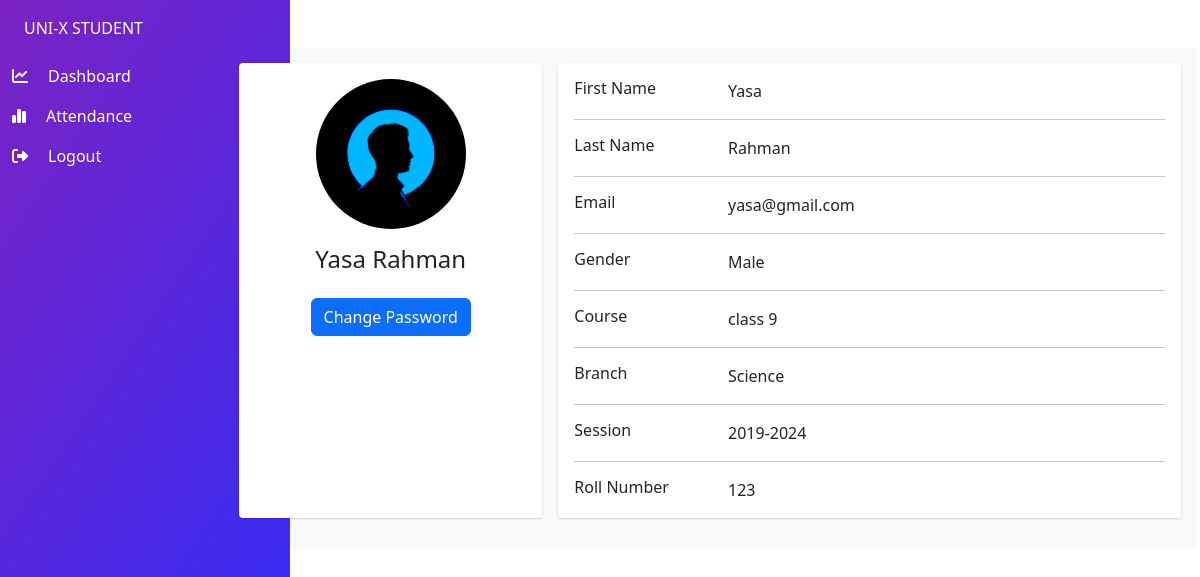
/student/dashboard/ (signed in), run on an earlier commit of the app's database.
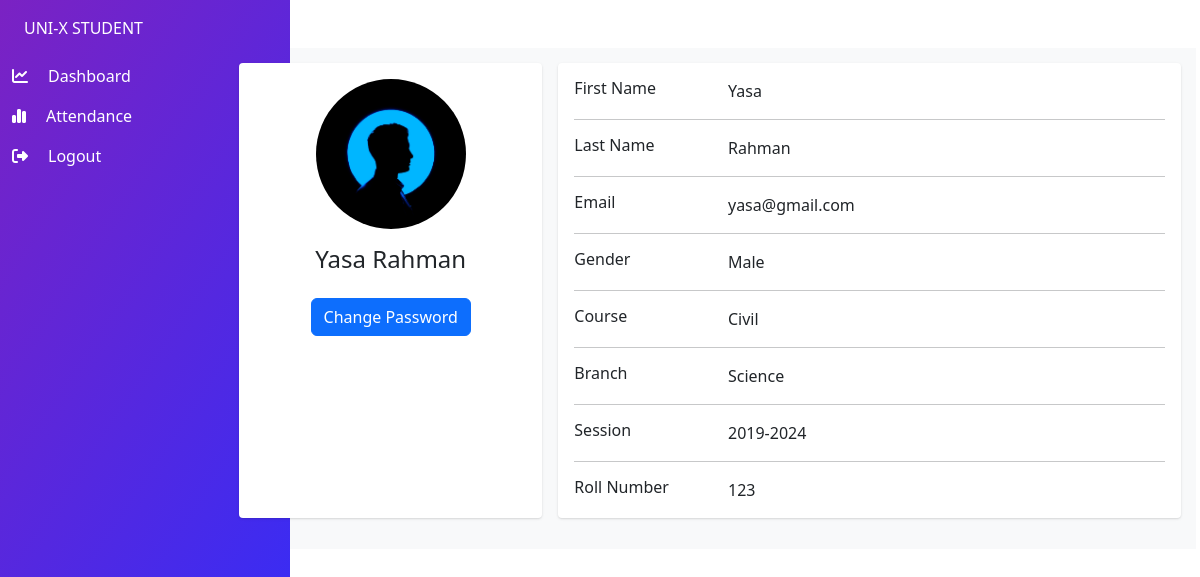
And on a later commit of the database.
### main_app/models.py (models this page shows, shortened)
class Student(models.Model):
    user = models.OneToOneField(CustomUser, on_delete=models.CASCADE)
    roll_no = models.CharField(max_length=32)
    branch = models.CharField(max_length=120)
    course = models.CharField(max_length=120)
    session = models.CharField(max_length=9)
    dataset_created = models.BooleanField(default=False)
    model_trained = models.BooleanField(default=False)

class CustomUser(AbstractUser):
    USER_TYPE = ((1, "ADMIN"), (2, "Student"))
    GENDER = [("M", "Male"), ("F", "Female"), ("N", "Non-binary")]
    id = models.UUIDField(primary_key=True, default=uuid.uuid4, editable=False)
    username = None  # Removed username, using email instead
    email = models.EmailField(unique=True)
    user_type = models.CharField(default=1, choices=USER_TYPE, max_length=1)
    gender = models.CharField(max_length=1, choices=GENDER)
    profile_pic = models.ImageField(upload_to=profile_pic_directory_path, blank=True, null=True)
    created_at = models.DateTimeField(auto_now_add=True)
    updated_at = models.DateTimeField(auto_now=True)
    USERNAME_FIELD = "email"
    REQUIRED_FIELDS = []
    objects = CustomUserManager()

### main_app/student_views.py (the view)
# urls.py: path("", views.index, name="home"),
def index(request):
    student = get_object_or_404(Student, user=request.user)
    context = {"student": student}
    return render(request, "student_templates/index.html", context)

### templates/student_templates/index.html (shortened to what this page needs)
{% extends "student_templates/base.html" %}
{% load static %}
{% block head %}
<link rel="stylesheet" type="text/css" href={% static 'css/student_details.css' %}>
{% endblock head %}
{% block content %}
<div class="container main-body bg-light h-100">
  <div class="row gutters-sm">
    <div class="col-md-4 mb-3">
      <div class="card h-100">
        <div class="card-body">
          <div class="d-flex flex-column align-items-center text-center">
            {% if student.user.profile_pic %}
            <img src="{% static student.user.profile_pic.url %}" alt="Admin" class="rounded-circle" width="150" />
            {% else %}
            <img src={% static 'img/user.jpg' %} alt="Admin" class="rounded-circle" width="150" />
            {% endif %}
            <div class="mt-3">
              <h4>{{student.user.first_name}} {{student.user.last_name}}</h4>
            </div>
            <div class="mt-3">
              <button type="button" class="btn btn-primary" data-bs-toggle="modal"
                data-bs-target="#changePasswordModal">
                Change Password
              </button>
            </div>
          </div>
        </div>
      </div>
    </div>
    <div class="col-md-8">
      <div class="card mb-3">
        <div class="card-body">
          <div class="row">
            <div class="col-sm-3">
              <h6 class="mb-0">First Name</h6>
            </div>
            <div class="col-sm-9">{{student.user.first_name}}</div>
          </div>
          <hr />
          <div class="row">
            <div class="col-sm-3">
              <h6 class="mb-0">Last Name</h6>
            </div>
            <div class="col-sm-9">{{student.user.last_name}}</div>
          </div>
          <hr />
          <div class="row">
            <div class="col-sm-3">
              <h6 class="mb-0">Email</h6>
            </div>
            <div class="col-sm-9">{{student.user.email}}</div>
          </div>
          <hr />
          <div class="row">
            <div class="col-sm-3">
              <h6 class="mb-0">Gender</h6>
            </div>
            <div class="col-sm-9">
              {% if student.user.gender == "M" %} Male
              {% elif student.user.gender == "F" %} Female
              {% else %} Non-binary
              {% endif %}
            </div>
          </div>
          <hr />
          <div class="row">
            <div class="col-sm-3">
              <h6 class="mb-0">Course</h6>
            </div>
            <div class="col-sm-9">{{student.course}}</div>
          </div>
          <hr />
          <div class="row">
            <div class="col-sm-3">
              <h6 class="mb-0">Branch</h6>
            </div>
            <div class="col-sm-9">{{student.branch}}</div>
          </div>
          <hr />
          <div class="row">
            <div class="col-sm-3">
              <h6 class="mb-0">Session</h6>
            </div>
            <div class="col-sm-9">{{student.session}}</div>
          </div>
          <hr />
          <div class="row">
            <div class="col-sm-3">
              <h6 class="mb-0">Roll Number</h6>
            </div>
            <div class="col-sm-9">{{student.roll_no}}</div>
          </div>
        </div>
      </div>
    </div>
  </div>
</div>
{% endblock content %}

### templates/student_templates/base.html (shortened to what this page needs)
<!DOCTYPE html>
<html lang="en">
  <head>
    {% load static %}
    <link href="https://cdn.jsdelivr.net/npm/bootstrap@5.2.0-beta1/dist/css/bootstrap.min.css" rel="stylesheet">
    <link rel="stylesheet" href="https://unpkg.com/bootstrap-table@1.20.2/dist/bootstrap-table.min.css">
    <link rel="stylesheet" href="https://cdnjs.cloudflare.com/ajax/libs/bootstrap-datepicker/1.9.0/css/bootstrap-datepicker.css">
    <link rel="stylesheet" type="text/css" href= {% static 'css/main.css' %}>
    {% block head %} {% endblock head %}
  </head>
  <body>
    {% include 'student_templates/sidemenu.html' %}
    <div class="p-1 my-container active-cont">
      <a class="btn btn-md border-0 m-lg-0" id="menu-btn">
        <i class="fa-solid fa-bars"></i>
      </a>
      <div class="container px-0 pt-2">
      {% block content %}
      {% endblock content %}
      </div>
    </div>
  </body>
</html>

### templates/student_templates/sidemenu.html
<div class="side-navbar active-nav d-flex justify-content-between flex-wrap flex-column" id="sidebar">
  <ul class="nav flex-column text-white w-100">
    <a href={% url 'student_home' %} class="nav-link text-white text-uppercase justify-content-center m-2">
      Uni-X Student
    </a>
    <li>
      <a href={% url 'student_home' %} class="list-group-item list-group-item-action p-2 ripple" aria-current="true">
        <i class="fa-solid fa-chart-line me-3 px-1"></i><span>Dashboard</span>
      </a>
    </li>
    <li>
      <a href={% url 'student_attendance' %} class="list-group-item list-group-item-action p-2 ripple">
        <i class="fa-solid fa-chart-simple me-3 px-1"></i><span>Attendance</span>
      </a>
    </li>
    <li>
      <a href={% url 'logout' %} class="list-group-item list-group-item-action p-2 ripple">
        <i class="fa-solid fa-right-from-bracket me-3 px-1"></i><span>Logout</span></a>
    </li>
  </ul>
</div>

### SAMS/static/css/main.css (style rules this page uses)
.side-navbar { width: 290px; height: 100%; position: fixed; margin-left: -300px; background: rgb(123,34,195); background: linear-gradient(124deg, rgba(123,34,195,1) 0%, rgba(45,46,253,1) 100%); transition: 0.5s; }
.my-container { transition: 0.4s; }
.active-nav { margin-left: 0; }
.active-cont { margin-left: 220px; }
#menu-btn { background: rgb(123,34,195); background: linear-gradient(124deg, rgba(123,34,195,1) 35%, rgba(45,46,253,1) 65%); color: #fff; top: 0px; }

### SAMS/static/css/student_details.css (style rules this page uses)
.main-body { padding: 15px; }
.card { box-shadow: 0 1px 3px 0 rgba(0,0,0,.1), 0 1px 2px 0 rgba(0,0,0,.06); }
.card { position: relative; display: flex; flex-direction: column; min-width: 0; word-wrap: break-word; background-color: #fff; background-clip: border-box; border: 0 solid rgba(0,0,0,.125); border-radius: .25rem; }
.card-body { flex: 1 1 auto; min-height: 1px; padding: 1rem; }
.gutters-sm { margin-right: -8px; margin-left: -8px; }
.gutters-sm>.col, .gutters-sm>[class*=col-] { padding-right: 8px; padding-left: 8px; }
.mb-3, .my-3 { margin-bottom: 1rem!important; }
.h-100 { height: 100%!important; }

What changed in the data, as far as the page shows it:
changed Student "Science": course "class 9" → "Civil"
